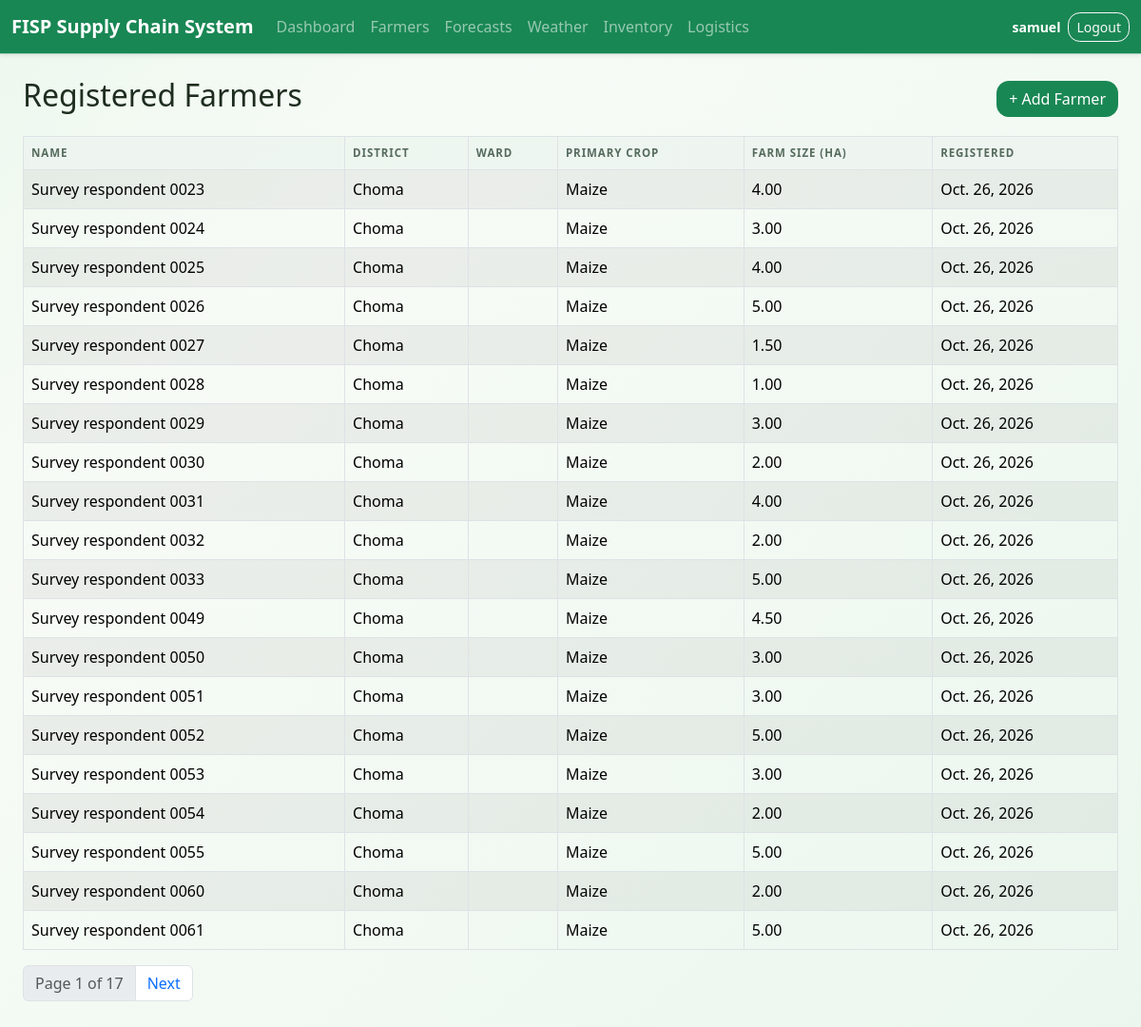
/farmers/ (signed in), run on the app's committed database.
### farmers/models.py (models this page shows, shortened)
class Farmer(models.Model):
    CROP_CHOICES = [
        ('maize', 'Maize'),
        ('groundnuts', 'Groundnuts'),
        ('soya_beans', 'Soya Beans'),
        ('rice', 'Rice'),
        ('cassava', 'Cassava'),
        ('other', 'Other'),
    ]
    user = models.OneToOneField(
        User,
        on_delete=models.SET_NULL,
        null=True,
        blank=True,
        related_name='farmer_profile',
    )
    first_name = models.CharField(max_length=100)
    last_name = models.CharField(max_length=100)
    national_id = models.CharField(max_length=30, unique=True)
    phone_number = models.CharField(max_length=20, blank=True)
    district = models.CharField(max_length=100)
    ward = models.CharField(max_length=100, blank=True)
    latitude = models.FloatField(null=True, blank=True)
    longitude = models.FloatField(null=True, blank=True)
    farm_size_hectares = models.DecimalField(max_digits=6, decimal_places=2)
    primary_crop = models.CharField(max_length=20, choices=CROP_CHOICES, default='maize')
    date_registered = models.DateField(auto_now_add=True)
    class Meta:
        ordering = ['district', 'last_name']

### farmers/views.py (the view)
# urls.py: path('', views.FarmerListView.as_view(), name='farmer_list'),
class FarmerListView(RoleRequiredMixin, ListView):
    allowed_roles = (ROLE_MINISTRY, ROLE_DISTRICT)
    model = Farmer
    template_name = 'farmers/farmer_list.html'
    context_object_name = 'farmers'
    paginate_by = 20
    def get_queryset(self):
        queryset = super().get_queryset()
        district = get_user_district(self.request.user)
        return queryset.filter(district__iexact=district) if district else queryset

### accounts/context_processors.py (called while the page is built)
def stakeholder_role(request):
    return {'stakeholder_role': get_user_role(request.user)}

### templates/farmers/farmer_list.html (shortened to what this page needs)
{% extends "base.html" %}
{% block content %}
<div class="d-flex justify-content-between align-items-center mb-3">
    <h2>Registered Farmers</h2>
    <a href="{% url 'farmer_create' %}" class="btn btn-success">+ Add Farmer</a>
</div>
{% if farmers %}
<table class="table table-striped table-bordered">
    <thead>
        <tr>
            <th>Name</th>
            <th>District</th>
            <th>Ward</th>
            <th>Primary Crop</th>
            <th>Farm Size (ha)</th>
            <th>Registered</th>
        </tr>
    </thead>
    <tbody>
        {% for farmer in farmers %}
        <tr>
            <td>{{ farmer.first_name }} {{ farmer.last_name }}</td>
            <td>{{ farmer.district }}</td>
            <td>{{ farmer.ward }}</td>
            <td>{{ farmer.get_primary_crop_display }}</td>
            <td>{{ farmer.farm_size_hectares }}</td>
            <td>{{ farmer.date_registered }}</td>
        </tr>
        {% endfor %}
    </tbody>
</table>
{% if is_paginated %}
<nav>
    <ul class="pagination">
        <li class="page-item disabled"><span class="page-link">Page {{ page_obj.number }} of {{ page_obj.paginator.num_pages }}</span></li>
        {% if page_obj.has_next %}
        <li class="page-item"><a class="page-link" href="?page={{ page_obj.next_page_number }}">Next</a></li>
        {% endif %}
    </ul>
</nav>
{% endif %}
{% else %}
<p class="text-muted">No farmers registered yet. Click "Add Farmer" to register the first one.</p>
{% endif %}
{% endblock %}

### templates/base.html (shortened to what this page needs)
{% load static %}
<!DOCTYPE html>
<html lang="en">
<head>
    <link href="https://cdn.jsdelivr.net/npm/bootstrap@5.3.3/dist/css/bootstrap.min.css" rel="stylesheet">
    <link href="https://cdn.jsdelivr.net/npm/bootstrap-icons@1.11.3/font/bootstrap-icons.min.css" rel="stylesheet">
    <link rel="stylesheet" href="{% static 'css/custom.css' %}">
</head>
<body>
    <nav class="navbar navbar-expand-lg navbar-dark bg-success shadow-sm border-bottom border-success-subtle">
        <div class="container-fluid">
            <a class="navbar-brand fw-semibold" href="{% url 'dashboard_home' %}">FISP Supply Chain System</a>
            <div class="collapse navbar-collapse" id="mainNavbar">
                <ul class="navbar-nav me-auto align-items-center">
                    {% if stakeholder_role %}
                    <li class="nav-item"><a class="nav-link" href="{% url 'dashboard_home' %}">Dashboard</a></li>
                    <li class="nav-item"><a class="nav-link" href="{% url 'farmer_list' %}">Farmers</a></li>
                    <li class="nav-item"><a class="nav-link" href="{% url 'forecast_list' %}">Forecasts</a></li>
                    <li class="nav-item"><a class="nav-link" href="{% url 'weather_dashboard' %}">Weather</a></li>
                    <li class="nav-item"><a class="nav-link" href="{% url 'allocation_list' %}">Inventory</a></li>
                    <li class="nav-item"><a class="nav-link" href="{% url 'route_list' %}">Logistics</a></li>
                    {% endif %}
                </ul>
                {% if user.is_authenticated %}
                <div class="d-flex align-items-center gap-2">
                    <span class="navbar-text text-white small fw-semibold">{{ user.username }}</span>
                    <form action="{% url 'logout' %}" method="post" class="d-inline">
                        <button class="btn btn-outline-light btn-sm" type="submit">Logout</button>
                    </form>
                </div>
                {% endif %}
            </div>
        </div>
    </nav>
    <main class="container mt-4">
        {% block content %}{% endblock %}
    </main>
</body>
</html>

### static/css/custom.css (style rules this page uses)
body { background: linear-gradient(135deg, #edf8ee 0%, #f7fbf6 25%, #ebf7ee 100%); min-height: 100vh; color: #1e2d1f; }
main.container { max-width: 100%; padding: 0 1.5rem 2rem; }
.stacked-form .btn, .btn { border-radius: 0.8rem; }
.table { --bs-table-bg: transparent; }
.table thead th { font-size: 0.72rem; text-transform: uppercase; letter-spacing: 0.08em; color: #566b5d; font-weight: 700; background: rgba(238, 246, 240, 0.9); }
.table td, .table th { vertical-align: middle; }

### data on the page
Farmer: first_name "Survey respondent", last_name "0023", district "Choma", primary_crop "Maize", farm_size_hectares "4.00", date_registered "Oct. 26, 2026"
Farmer: first_name "Survey respondent", last_name "0024", district "Choma", primary_crop "Maize", farm_size_hectares "3.00", date_registered "Oct. 26, 2026"
Farmer: first_name "Survey respondent", last_name "0025", district "Choma", primary_crop "Maize", farm_size_hectares "4.00", date_registered "Oct. 26, 2026"
Farmer: first_name "Survey respondent", last_name "0026", district "Choma", primary_crop "Maize", farm_size_hectares "5.00", date_registered "Oct. 26, 2026"
Farmer: first_name "Survey respondent", last_name "0027", district "Choma", primary_crop "Maize", farm_size_hectares "1.50", date_registered "Oct. 26, 2026"
Farmer: first_name "Survey respondent", last_name "0028", district "Choma", primary_crop "Maize", farm_size_hectares "1.00", date_registered "Oct. 26, 2026"
Farmer: first_name "Survey respondent", last_name "0029", district "Choma", primary_crop "Maize", farm_size_hectares "3.00", date_registered "Oct. 26, 2026"
Farmer: first_name "Survey respondent", last_name "0030", district "Choma", primary_crop "Maize", farm_size_hectares "2.00", date_registered "Oct. 26, 2026"
Farmer: first_name "Survey respondent", last_name "0031", district "Choma", primary_crop "Maize", farm_size_hectares "4.00", date_registered "Oct. 26, 2026"
Farmer: first_name "Survey respondent", last_name "0032", district "Choma", primary_crop "Maize", farm_size_hectares "2.00", date_registered "Oct. 26, 2026"
Farmer: first_name "Survey respondent", last_name "0033", district "Choma", primary_crop "Maize", farm_size_hectares "5.00", date_registered "Oct. 26, 2026"
Farmer: first_name "Survey respondent", last_name "0049", district "Choma", primary_crop "Maize", farm_size_hectares "4.50", date_registered "Oct. 26, 2026"
Farmer: first_name "Survey respondent", last_name "0050", district "Choma", primary_crop "Maize", farm_size_hectares "3.00", date_registered "Oct. 26, 2026"
Farmer: first_name "Survey respondent", last_name "0051", district "Choma", primary_crop "Maize", farm_size_hectares "3.00", date_registered "Oct. 26, 2026"
Farmer: first_name "Survey respondent", last_name "0052", district "Choma", primary_crop "Maize", farm_size_hectares "5.00", date_registered "Oct. 26, 2026"
Farmer: first_name "Survey respondent", last_name "0053", district "Choma", primary_crop "Maize", farm_size_hectares "3.00", date_registered "Oct. 26, 2026"
Farmer: first_name "Survey respondent", last_name "0054", district "Choma", primary_crop "Maize", farm_size_hectares "2.00", date_registered "Oct. 26, 2026"
Farmer: first_name "Survey respondent", last_name "0055", district "Choma", primary_crop "Maize", farm_size_hectares "5.00", date_registered "Oct. 26, 2026"
Farmer: first_name "Survey respondent", last_name "0060", district "Choma", primary_crop "Maize", farm_size_hectares "2.00", date_registered "Oct. 26, 2026"
Farmer: first_name "Survey respondent", last_name "0061", district "Choma", primary_crop "Maize", farm_size_hectares "5.00", date_registered "Oct. 26, 2026"

### other printed values
{{ user.username }} "samuel"
{{ page_obj.number }} "1"
{{ page_obj.paginator.num_pages }} "17"
